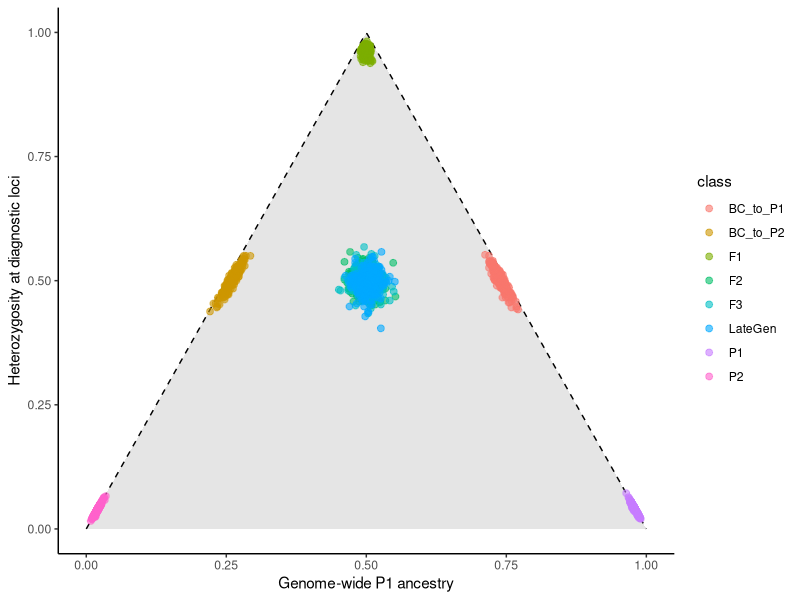

Reproduce this figure in R.
## ---- chunk 1
library(ggplot2)
set.seed(42)

# parameter settings
L <- 500       # number of SNPs
N <- 200       # individuals per class

# parental allele frequencies (not perfectly fixed!)
p1_freq <- 0.98
p2_freq <- 1 - p1_freq

# function to simulate one parent with allele frequency p
make_parent <- function(p, L) {
  h1 <- rbinom(L, 1, p)
  h2 <- rbinom(L, 1, p)
  list(h1 = h1, h2 = h2)
}

# function to produce meiosis gamete
produce_gamete <- function(parent) {
  pick <- rbinom(length(parent$h1), 1, 0.5)
  ifelse(pick == 1, parent$h1, parent$h2)
}

# function to mate two diploid parents
mate <- function(A, B) {
  list(h1 = produce_gamete(A),
       h2 = produce_gamete(B))
}

# function for random mating from a pool
breed_population <- function(pool, N) {
  out <- vector("list", N)
  for (i in 1:N) {
    pa <- pool[[ sample.int(length(pool), 1) ]]
    pb <- pool[[ sample.int(length(pool), 1) ]]
    out[[i]] <- mate(pa, pb)
  }
  out
}

# function to compute ancestry & heterozygosity
compute_stats <- function(pop) {
  ancestry <- hetero <- numeric(length(pop))
  for (i in seq_along(pop)) {
    a1 <- pop[[i]]$h1
    a2 <- pop[[i]]$h2
    ancestry[i] <- (sum(a1) + sum(a2)) / (2 * L)
    hetero[i]   <- mean(a1 != a2)
  }
  data.frame(ancestry, heterozygosity = hetero)
}

# simulate parental populations

P1_pool <- replicate(300, make_parent(p1_freq, L), simplify = FALSE)
P2_pool <- replicate(300, make_parent(p2_freq, L), simplify = FALSE)


# create F1 hybrids
F1_pop <- vector("list", N)
for (i in 1:N) {
  F1_pop[[i]] <- mate(
    P1_pool[[ sample.int(length(P1_pool), 1) ]],
    P2_pool[[ sample.int(length(P2_pool), 1) ]]
  )
}

# F2: F1 × F1
F2_pop <- breed_population(F1_pop, N)

# F3: F2 × F2
F3_pop <- breed_population(F2_pop, N)

# later generation hybrids (F4–F6 random mating)
late_pool <- F1_pop
for (g in 1:5) late_pool <- breed_population(late_pool, length(late_pool))
Late_pop <- breed_population(late_pool, N)

# backcrosses
BC1_pop <- vector("list", N)
BC2_pop <- vector("list", N)
for (i in 1:N) {
  BC1_pop[[i]] <- mate(F1_pop[[ sample.int(N,1) ]],
                       P1_pool[[ sample.int(length(P1_pool),1) ]])
  BC2_pop[[i]] <- mate(F1_pop[[ sample.int(N,1) ]],
                       P2_pool[[ sample.int(length(P2_pool),1) ]])
}

# compute stats
df <- rbind(
  cbind(compute_stats(P1_pool[1:N]), class="P1"),
  cbind(compute_stats(P2_pool[1:N]), class="P2"),
  cbind(compute_stats(F1_pop),        class="F1"),
  cbind(compute_stats(F2_pop),        class="F2"),
  cbind(compute_stats(F3_pop),        class="F3"),
  cbind(compute_stats(BC1_pop),       class="BC_to_P1"),
  cbind(compute_stats(BC2_pop),       class="BC_to_P2"),
  cbind(compute_stats(Late_pop),      class="LateGen")
)


# feasible heterozygosity envelope
p_grid <- seq(0, 1, length.out = 400)
H_max <- 2 * pmin(p_grid, 1 - p_grid)
env <- data.frame(p = p_grid, H = H_max)


# plot
ggplot(df, aes(ancestry, heterozygosity, color = class)) +
  geom_ribbon(data = env, aes(p, ymin=0, ymax=H),
              fill="grey90", inherit.aes=FALSE) +
  geom_line(data = env, aes(p, H),
            color="black", linetype="dashed", inherit.aes=FALSE) +
  geom_point(alpha=0.6, size=2) +
  scale_x_continuous("Genome-wide P1 ancestry", limits=c(0,1)) +
  scale_y_continuous("Heterozygosity at diagnostic loci", limits=c(0,1)) +
  #ggtitle("Simulated diagnostic SNP triangle plot\nParents (bottom), F1 apex, F2/F3 middle, backcross edges") +
  theme_classic()
